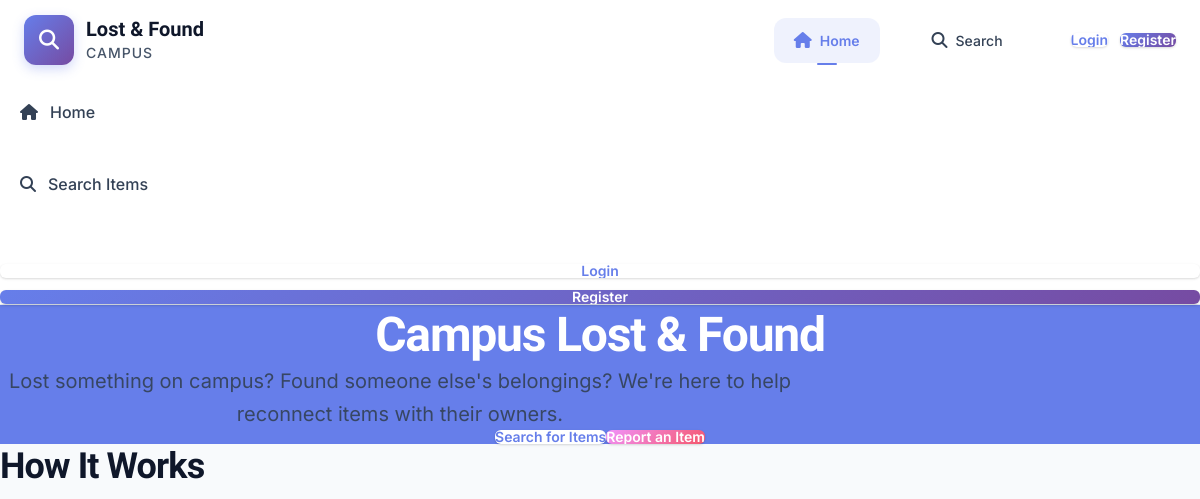
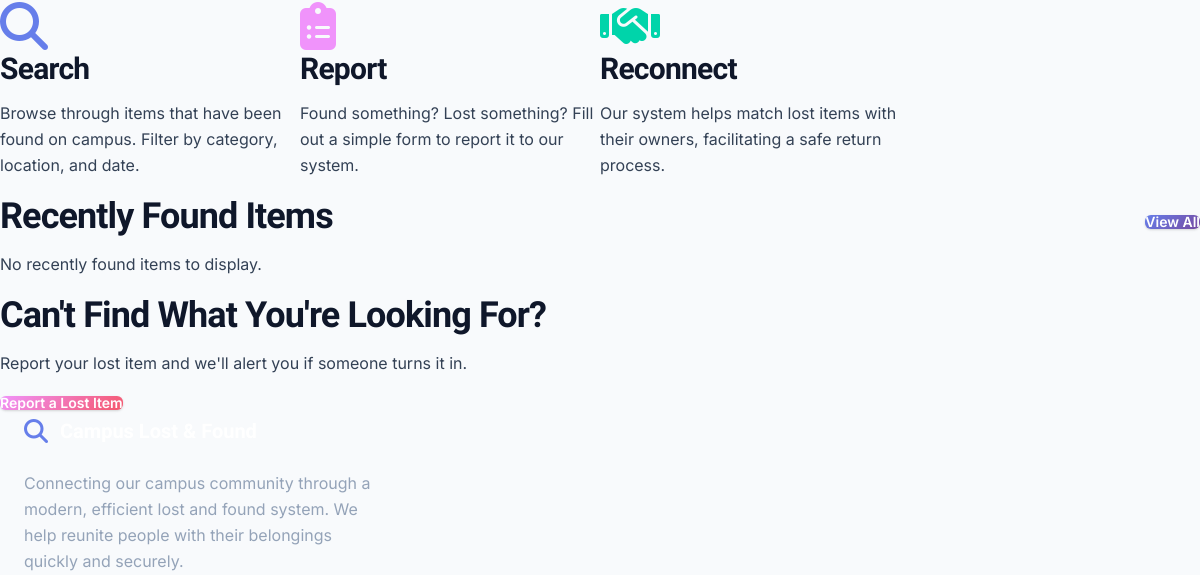
Before: / (upper part) with the older database file (2 pictures, top to bottom).
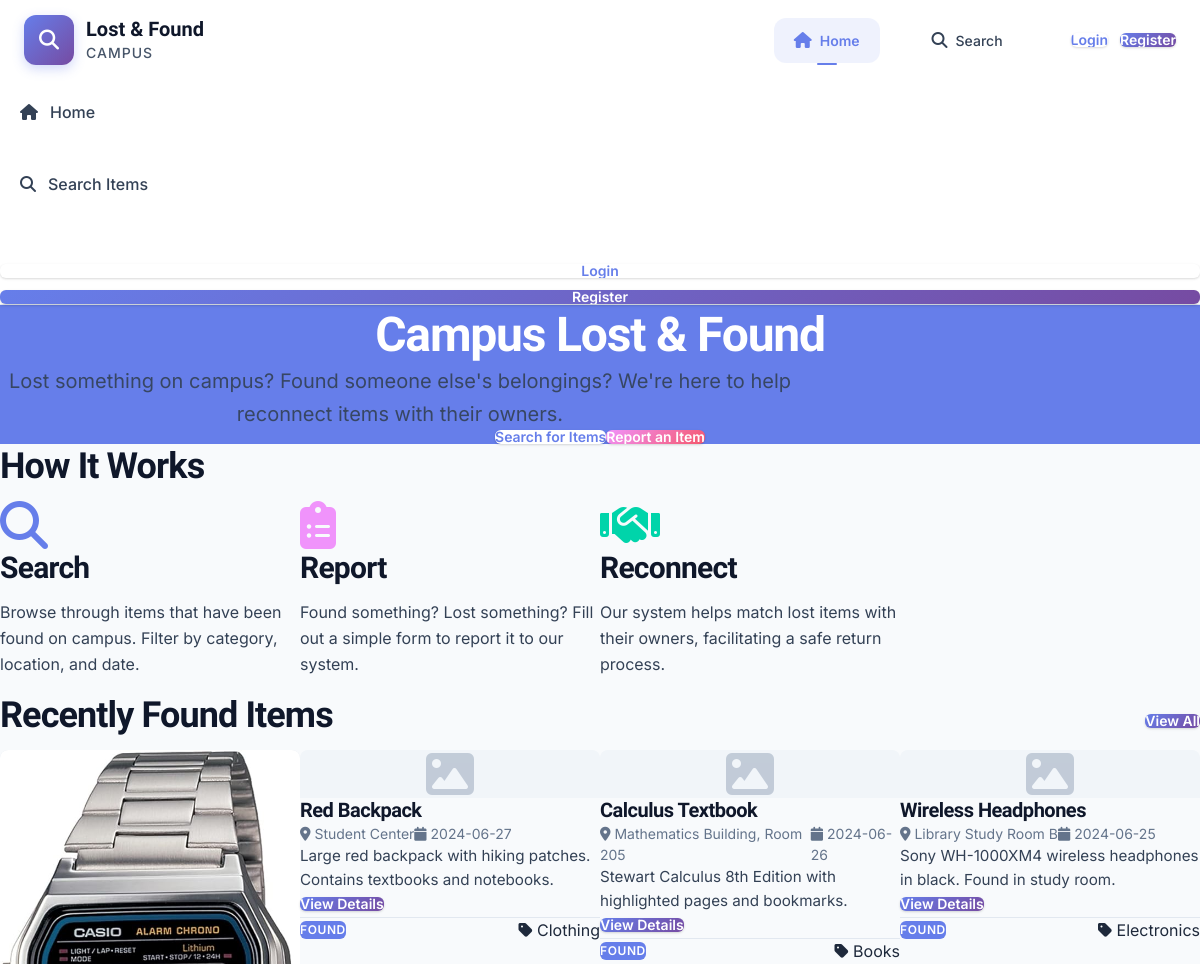
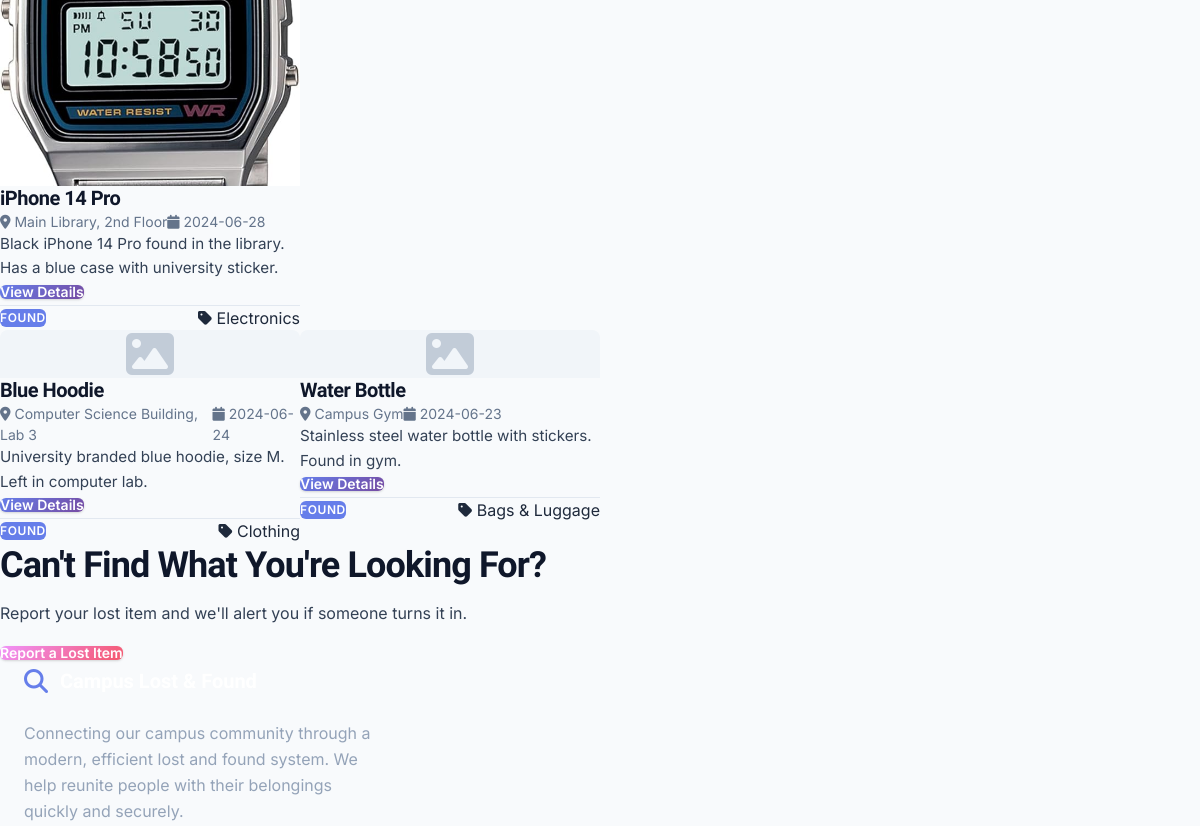
After: the same page with the newer database file (2 pictures, top to bottom).
### tables this page shows
CREATE TABLE items (
    id INTEGER PRIMARY KEY AUTOINCREMENT,
    name TEXT NOT NULL,
    description TEXT,
    category_id INTEGER NOT NULL,
    location TEXT NOT NULL,
    status TEXT NOT NULL, -- 'lost', 'found', 'claimed', 'returned'
    image_path TEXT,
    date_found TEXT NOT NULL,
    user_id INTEGER NOT NULL,
    approved INTEGER NOT NULL DEFAULT 0,
    created_at TIMESTAMP NOT NULL DEFAULT CURRENT_TIMESTAMP,
    FOREIGN KEY (category_id) REFERENCES categories (id),
    FOREIGN KEY (user_id) REFERENCES users (id)
);

CREATE TABLE categories (
    id INTEGER PRIMARY KEY AUTOINCREMENT,
    name TEXT NOT NULL UNIQUE
);

### app.py (the view)
@app.route('/')
def index():
    conn = get_db_connection()
    conn.row_factory = sqlite3.Row
    recently_found_items = conn.execute('''
        SELECT items.*, categories.name AS category_name, users.username
        FROM items
        JOIN categories ON items.category_id = categories.id
        JOIN users ON items.user_id = users.id
        WHERE approved = 1 AND status = 'found'
        ORDER BY date_found DESC
        LIMIT 6
    ''').fetchall()
    conn.close()
    return render_template('index.html', recently_found_items=recently_found_items)

### app.py (called while the page is built)
def get_db_connection():
    conn = sqlite3.connect(os.path.join('instance', 'database.db'))
    conn.row_factory = sqlite3.Row
    return conn

### templates/index.html (shortened to what this page needs)
{% extends 'base.html' %}
{% block content %}
    <section class="hero">
        <div class="container">
            <h1>Campus Lost & Found</h1>
            <p>Lost something on campus? Found someone else's belongings? We're here to help reconnect items with their owners.</p>
            <div class="hero-buttons">
                <a href="{{ url_for('search') }}" class="btn btn-secondary">Search for Items</a>
                <a href="{{ url_for('report_item') }}" class="btn btn-accent">Report an Item</a>
            </div>
        </div>
    </section>
    <section class="container mt-8">
        <h2 class="text-center">How It Works</h2>
        <div class="item-grid mt-6">
            <div class="card">
                <div class="card-content text-center">
                    <i class="fas fa-search fa-3x mb-4" style="color: var(--primary);"></i>
                    <h3>Search</h3>
                    <p>Browse through items that have been found on campus. Filter by category, location, and date.</p>
                </div>
            </div>
            <div class="card">
                <div class="card-content text-center">
                    <i class="fas fa-clipboard-list fa-3x mb-4" style="color: var(--accent);"></i>
                    <h3>Report</h3>
                    <p>Found something? Lost something? Fill out a simple form to report it to our system.</p>
                </div>
            </div>
            <div class="card">
                <div class="card-content text-center">
                    <i class="fas fa-handshake fa-3x mb-4" style="color: var(--success);"></i>
                    <h3>Reconnect</h3>
                    <p>Our system helps match lost items with their owners, facilitating a safe return process.</p>
                </div>
            </div>
        </div>
    </section>
    <section class="container mt-8">
        <div class="dashboard-header">
            <h2>Recently Found Items</h2>
            <a href="{{ url_for('search') }}?status=found" class="btn btn-primary">View All</a>
        </div>
        <div class="item-grid">
            {% for item in recently_found_items %}
                <div class="card" data-id="{{ item.id }}">
                    <div class="card-image">
                        {% if item.image_path %}
                            <img src="{{ url_for('static', filename=item.image_path) }}" alt="{{ item.name }}">
                        {% else %}
                            <div class="placeholder-image">
                                <i class="fas fa-image"></i>
                            </div>
                        {% endif %}
                    </div>
                    <div class="card-content">
                        <h3 class="card-title">{{ item.name }}</h3>
                        <div class="card-meta">
                            <span><i class="fas fa-map-marker-alt"></i> {{ item.location }}</span>
                            <span><i class="fas fa-calendar"></i> {{ item.date_found }}</span>
                        </div>
                        <p class="card-description">{{ item.description|truncate(100) }}</p>
                        <a href="{{ url_for('view_item', item_id=item.id) }}" class="btn btn-primary">View Details</a>
                    </div>
                    <div class="card-footer">
                        <span class="badge badge-{{ item.status }}">{{ item.status|upper }}</span>
                        <span><i class="fas fa-tag"></i> {{ item.category_name }}</span>
                    </div>
                </div>
            {% else %}
                <p class="text-center">No recently found items to display.</p>
            {% endfor %}
        </div>
    </section>
    <section class="container mt-8 mb-8">
        <div class="card">
            <div class="card-content text-center">
                <h2>Can't Find What You're Looking For?</h2>
                <p class="mb-4">Report your lost item and we'll alert you if someone turns it in.</p>
                <a href="{{ url_for('report_item') }}" class="btn btn-accent">Report a Lost Item</a>
            </div>
        </div>
    </section>
{% endblock %}

Changed rows visible on the page:
now on this page (row edited): items: image_path (picture), name "iPhone 14 Pro", location "Main Library, 2nd Floor", date_found "2024-06-28", description "Black iPhone 14 Pro found in the library. Has a blue case with university sticker.", status "FOUND", category_name "Electronics"
added items: name "Red Backpack", location "Student Center", date_found "2024-06-27", description "Large red backpack with hiking patches. Contains textbooks and notebooks.", status "FOUND", category_name "Clothing"
added items: name "Calculus Textbook", location "Mathematics Building, Room 205", date_found "2024-06-26", description "Stewart Calculus 8th Edition with highlighted pages and bookmarks.", status "FOUND", category_name "Books"
added items: name "Wireless Headphones", location "Library Study Room B", date_found "2024-06-25", description "Sony WH-1000XM4 wireless headphones in black. Found in study room.", status "FOUND", category_name "Electronics"
added items: name "Blue Hoodie", location "Computer Science Building, Lab 3", date_found "2024-06-24", description "University branded blue hoodie, size M. Left in computer lab.", status "FOUND", category_name "Clothing"
added items: name "Water Bottle", location "Campus Gym", date_found "2024-06-23", description "Stainless steel water bottle with stickers. Found in gym.", status "FOUND", category_name "Bags & Luggage"
Other visible differences:
text no longer shown: "No recently found items to display."
